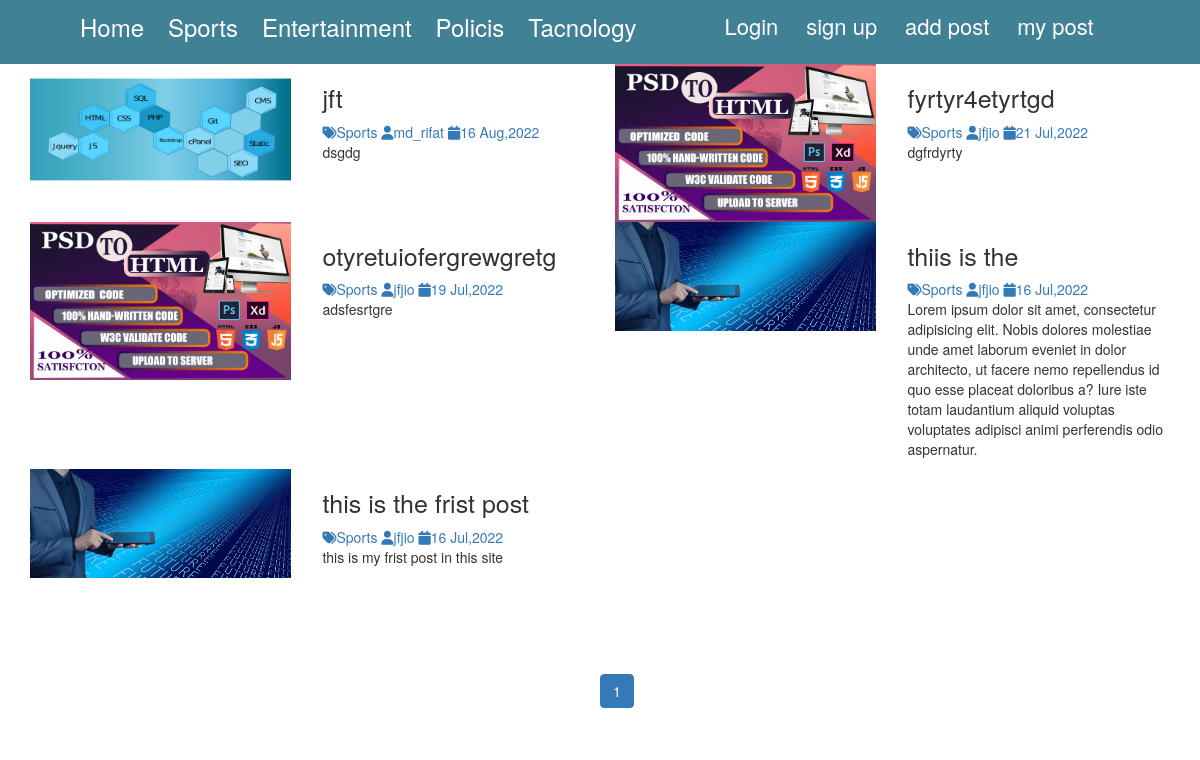
/sports.php?id=34, run on the app's committed database.
### tables this page shows
CREATE TABLE `category` (
  `category_id` int(11) NOT NULL,
  `category_name` varchar(100) NOT NULL,
  `post` int(11) NOT NULL DEFAULT 0
);

CREATE TABLE `post` (
  `post_id` int(11) NOT NULL,
  `title` varchar(100) NOT NULL,
  `description` text NOT NULL,
  `category` varchar(100) NOT NULL,
  `post_date` varchar(50) NOT NULL,
  `author` int(11) NOT NULL,
  `post_img` varchar(100) NOT NULL
);

CREATE TABLE `user` (
  `user_id` int(10) UNSIGNED NOT NULL,
  `first_name` varchar(30) NOT NULL,
  `last_name` varchar(30) NOT NULL,
  `username` varchar(30) DEFAULT NULL,
  `password` varchar(40) DEFAULT NULL,
  `role` int(11) NOT NULL
);

### sports.php (the view, shortened to what this page needs)
<?php
include "header.php";
include "conn.php";
                    $limit = 6;
                    if(isset($_GET['page'])){
                        $page = $_GET['page'];
                    }else{
                        $page = 1;
                    }
                    $offset = ($page - 1 ) * $limit;
                    $cat_id = $_GET['id'];
                        $sql="SELECT post.post_id , post.post_img , post.title , post.description,post.post_date,
                        category.category_name,user.username,post.category FROM post
                        LEFT JOIN category on post.category = category.category_id
                        LEFT JOIN user on post.author=user.user_id  where category_id= '{$cat_id}'
                        ORDER BY post.post_id  DESC LIMIT {$offset},{$limit} ";
                    $result = mysqli_query($conn,$sql)or die("Query Failedhhhhhhhhhhhhh");
                    if(mysqli_num_rows($result) > 0){
                            while($row=mysqli_fetch_assoc($result)){
?>
<div class="container">
    <div class="row">
        <div class="col-md-6 blog-div">
            <div class="blog-item">
                <div class="containe">
                    <div class="row">
                        <div class="col-md-6 blog-img">
                            <img src="admin/uplode/<?php echo $row['post_img'];?>" alt="bloge img">
                        </div>
                        <div class="col-md-6 textaria">
                            <h1 class="titel-heading"><?php echo $row['title'] ; ?></h1>
                            <a href="admin/category.pnp"><i class="fa fa-tags"></i></i><?php echo $row['category_name'];?></a>
                            <a href="admin/category.pnp"><i class="fa fa-user"></i><?php echo $row['username'];?></a>
                            <a href="admin/category.pnp"><i class="fa fa-calendar"></i><?php echo $row['post_date'];?></a>
                            <p class='discriptoin'><?php echo $row['description'] ;?></p>
                        </div>
                    </div>
                </div>
            </div>
        </div>
        <?php
                }
                    }
                    else{
                        echo '<h3?>NO Result Found . </h3>';
                    }
                        $sqli = "SELECT * FROM post where category= '{$cat_id}' ";
                        $results = mysqli_query($conn,$sqli);
                    if(mysqli_num_rows($results) > 0){
                        $total_records = mysqli_num_rows($results);
                        $total_page=ceil($total_records/$limit);
                        echo "<ul class='pagination admin-pagination'>";
                        for($i=1;$i <=$total_page; $i++){
                            if($i== $page){
                                $active="active";
                            }
                            else{
                                $active="";
                            }
                            echo '<li class="'.$active.'"><a href="index.php?page='.$i.'">'.$i.'</a></li>';
                        }
                        echo '</ul>';
                    }
                    ?>
    </div>
</div>
<?php
include "footer.php";
?>

### header.php (shortened to what this page needs)
<!DOCTYPE html>
<html>
    <head>
        <link rel="stylesheet" href="css/style.css">
        <link rel="stylesheet" href="CSS/bootstrap.min.css">
        <link rel="stylesheet" href="CSS/font-awesome.css">
        <link rel="stylesheet" href="https://cdnjs.cloudflare.com/ajax/libs/font-awesome/6.1.1/css/all.min.css"
 />
    </head>
    <body>
        <div class="header">
            <div class="container">
                <div class="row">
                    <div class="col-md-7">
                        <ul class="header-ul">
                            <li><a href="index.php">home</a></li>
                            <?php
                            include 'conn.php';
                                $sqli = $conns->prepare("SELECT*FROM category WHERE post > 0");
                                $sqli->execute();
                                $result=$sqli->fetchall();
                                foreach($result as $row){
                            ?>
                            <li><a href="sports.php?id=<?php echo $row["category_id"];?>"><?php echo $row["category_name"] ;?></a></li>
                            <?php } ?>
                        </ul>
                    </div>
                    <div class="col-md-5">
                        <div class="login">
                            <?php
                            if(isset($_SESSION["user_role"])){?>
                                <a href="admin/logout.php" class="admin-logout">Hello <?php echo $_SESSION["username"]; ?></a>
                              <?php
                              }else{?>
                             <a href="admin/index.php">Login</a>
                             <a href="admin/add_user.php">sign up</a>
                            <?php
                            }
                            ?>
                            <a href="admin/add_post.php">add post</a>
                            <a href="admin/post.php">my post</a>
                        </div>
                    </div>
                </div>
            </div>
        </div>

### footer.php
</body>
</html>

### CSS/style.css (style rules this page uses)
.header-ul li { display: inline-block; padding: 10px; list-style: none; }
.header-ul li a { font-size: 24px; text-decoration: none; text-transform: capitalize; color: #fff; }
.login a { padding: 12px; font-size: 22px; text-decoration: none; color: #fff; }
.login { margin-top: 10px; }
.header { background: #0d6079c9; }
.blog-img img { width: 261px; }
.pagination.admin-pagination { margin-top: 205px; }
.titel-heading { font-size: 25px; }

### data on the page
category: category_name "Sports"
category: category_name "Entertainment"
category: category_name "Policis"
category: category_name "Tacnology"
post: post_img (picture), title "jft", category.category_name "Sports", user.username "md_rifat", post_date "16 Aug,2022", description "dsgdg"
post: post_img (picture), title "fyrtyr4etyrtgd", category.category_name "Sports", user.username "jfjio", post_date "21 Jul,2022", description "dgfrdyrty"
post: post_img (picture), title "otyretuiofergrewgretg", category.category_name "Sports", user.username "jfjio", post_date "19 Jul,2022", description "adsfesrtgre"
post: post_img (picture), title "thiis is the", category.category_name "Sports", user.username "jfjio", post_date "16 Jul,2022", description "Lorem ipsum dolor sit amet, consectetur adipisicing elit. Nobis dolores molestiae unde amet laborum eveniet in dolor architecto, ut facere nemo repellendus id quo esse placeat doloribus a? Iure iste totam laudantium aliquid voluptas voluptates adipisci animi perferendis odio aspernatur."
post: post_img (picture), title "this is the frist post", category.category_name "Sports", user.username "jfjio", post_date "16 Jul,2022", description "this is my frist post in this site"
